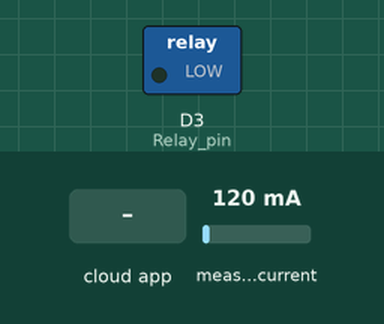
The sketch below on a simulated ESP8266 (NodeMCU). Shown: switched loads named in the sketch (green lamp = pin HIGH). The inputs (shaded band) are chosen by the test bench; at power-on: measured current 120 mA. WiFi joins after 1.5 s; servers stay silent unless stated; the Firebase database answers and starts empty; what the sketch prints to the serial monitor is not drawn.

Above: at 3.7 s.
3.8 s: the phone or cloud app sets Menu to 1
At 5.8 s:
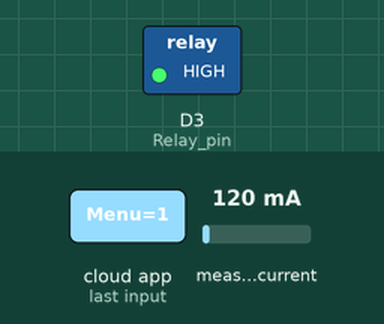
6.3 s: the phone or cloud app sets Menu to 0
At 7.8 s:
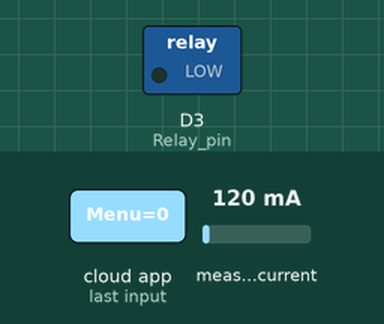
Timing chart, 0 to 9.3 s (numbered marks = the images above; inputs shaded):
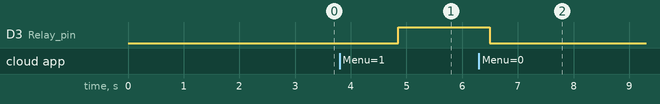

Measured:
- after the input at 3.8 s, D3 (Relay_pin): LOW → HIGH after 1.1 s
- after the input at 6.3 s, D3 (Relay_pin): HIGH → LOW after 0.20 s

The sketch:

Code.ino
```cpp
#include "FirebaseArduino.h"
#include <ESP8266WiFi.h>
#include "ACS712.h"
#include <Smoothed.h>
#include <math.h>
#define FIREBASE_HOST "YOUR HOST"
#define FIREBASE_AUTH "YOUR AUTH KEY"
#define WIFI_SSID "YOUR WIFI SSID"
#define WIFI_PASSWORD "YOUR WIFI PASSWORD"
#define sensorInput A0
#define lastVal
#define smoothedCurrentValExP
#define currentReading
#define Relay_pin D3
ACS712 sensor(ACS712_20A, sensorInput);
Smoothed <float> mySensor;
float I_reading = 0;
void setup() {
  pinMode(Relay_pin,OUTPUT);
String path="/MeasuredData";
  Serial.begin(115200);
  WiFi.begin(WIFI_SSID, WIFI_PASSWORD);
  Serial.print("Connecting to Wi-Fi");
  while (WiFi.status() != WL_CONNECTED)

  {
    Serial.print(".");
    delay(300);
  }
  Serial.println();
  Serial.print("Connected with IP: ");
  Serial.println(WiFi.localIP());
  Serial.println();
  Firebase.begin(FIREBASE_HOST, FIREBASE_AUTH);
  mySensor.begin(SMOOTHED_AVERAGE, 10);
  sensor.calibrate();
  delay(1000);
  sensor.calibrate();

}

void loop() {
	bool menu=Firebase.getBool("MeasuredData/Menu");
		switch (menu)
		{
		case true: {
			delay(1000);
			digitalWrite(Relay_pin, HIGH);
			float I_reading = sensor.getCurrentAC(50);
			Firebase.setFloat("MeasuredData/Current",I_reading);
			break;
		}
		case false:
		{sensor.calibrate();
		digitalWrite(Relay_pin, LOW);
		sensor.calibrate();
		I_reading = 0;
		Firebase.setFloat("MeasuredData/Current", I_reading);
		break;
		}
		default:
			break;
		}

	 }
```
